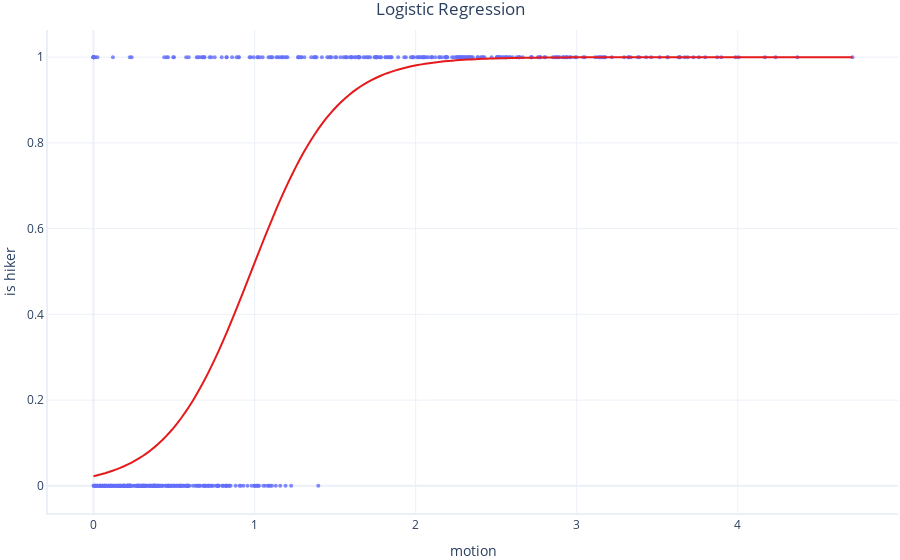

Write notebook code for a chart like this one.
### Markdown cell above
Motion seems associated with hikers more than trees, but not perfectly. Presumably this is because trees blow in the wind, and some hikers are found sitting down.

## A logistic regression model and a random forest

Let's train the same logistic regression model we used in the previous exercise, as well as a random forest model. Both will try to predict which objects are hikers.

First the logistic regression:

### Code cell
import statsmodels.api
from sklearn.metrics import accuracy_score

# This is a helper method that reformats the data to be compatible
# with this particular logistic regression model 
prep_data = lambda x:  numpy.column_stack((numpy.full(x.shape, 1), x))

# Train a logistic regression model to predict hiker based on motion
lr_model = statsmodels.api.Logit(train.is_hiker, prep_data(train.motion), add_constant=True).fit()

# Assess its performance
# -- Train
predictions = lr_model.predict(prep_data(train.motion)) > 0.5
train_accuracy = accuracy_score(train.is_hiker, predictions)

# -- Test
predictions = lr_model.predict(prep_data(test.motion)) > 0.5
test_accuracy = accuracy_score(test.is_hiker, predictions)

print("Train accuracy", train_accuracy)
print("Test accuracy", test_accuracy)

# Plot the model
predict_with_logistic_regression = lambda x: lr_model.predict(prep_data(x))
graphing.scatter_2D(test, label_x="motion", label_y="is_hiker", title="Logistic Regression", trendline=predict_with_logistic_regression)
